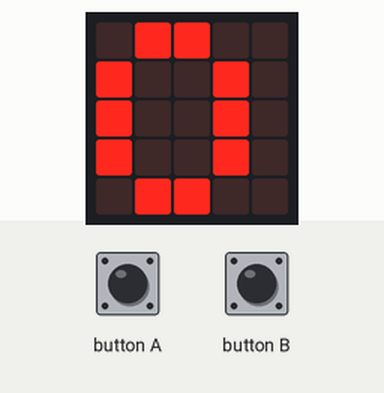
This program was run on a simulated BBC micro:bit (MakeCode). Shown: the board's 5×5 LED display. Inputs (shaded band) come from the test bench.

Above: at 1.6 s.
1.7 s: button A pressed for 0.15 s
At 2.9 s:
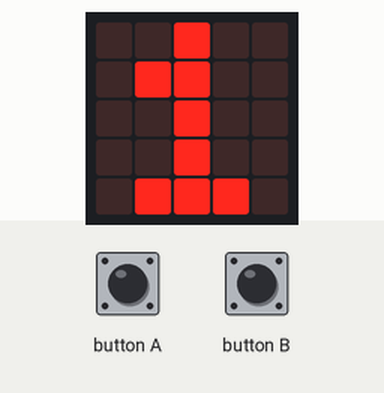
3.3 s: button A pressed for 0.15 s
At 4.1 s:
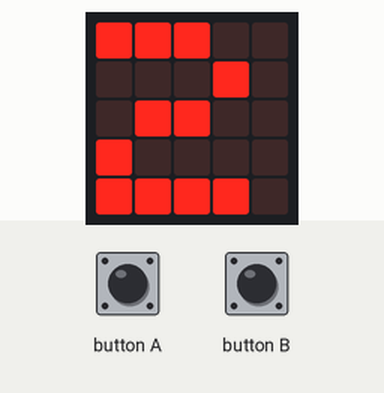
4.9 s: button B pressed for 0.15 s
At 5.4 s:
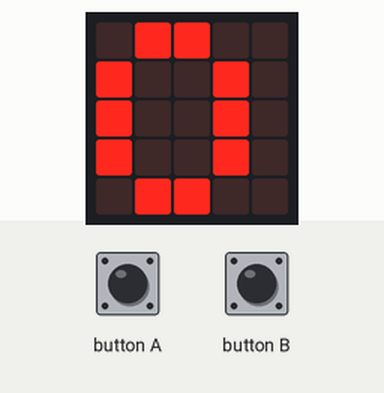
Timing chart, 0 to 7.9 s (numbered marks = the images above; inputs shaded):
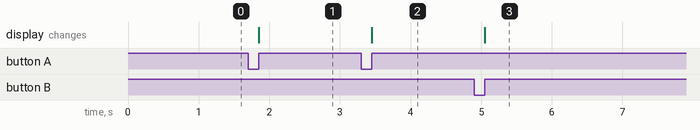

The program:

main.ts
```typescript
// (licence header left out)
let cookies = 0

// This shows the 'Cookie' icon from your teacher's example
input.onButtonPressed(Button.B, function () {
    basic.showLeds(`
        . # # . .
        # . . # .
        # . . # .
        # . . # .
        . # # . .
        `)
})

// This adds a cookie and shows the number (like your image 'a')
input.onButtonPressed(Button.A, function () {
    cookies += 1
    basic.showNumber(cookies)
})

// Initialize the screen with the cookie icon
basic.showLeds(`
    . # # . .
    # . . # .
    # . . # .
    # . . # .
    . # # . .
    `)
```

Measured:
- after the input at 1.7 s, the display: changes after 0.15 s (image 1)
- after the input at 3.3 s, the display: changes after 0.15 s (image 2)
- after the input at 4.9 s, the display: changes after 0.15 s (image 3)
